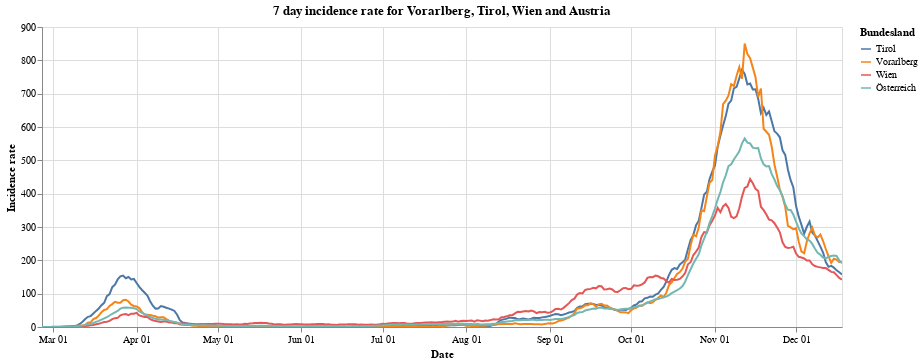

Notebook code cell kept with this figure:
### Markdown cell above
Next we have the 7 day incidence rate for states of Vorarlberg, Tirol and Wien compared to all of Austria.

### Code cell
#collapse
bars = alt.Chart(vol_tyr_wien_at).mark_line().encode(
    x=alt.X("monthdate(Time):T", axis=alt.Axis(title='Date')),
    y=alt.Y("SiebenTageInzidenzFaelle:Q", axis=alt.Axis(title='Incidence rate')),
    tooltip='Bundesland',
    color='Bundesland'
).properties(title='7 day incidence rate for Vorarlberg, Tirol, Wien and Austria', width=800).interactive()
bars
#alt.layer(bars, data=at_data).facet(alt.Row('Bundesland'), columns=1)

### Figure 1 — Vega-Lite specification as saved in the notebook (floating-point values rounded to 4 significant figures; data arrays with more than 128 entries replaced by an {"elided": "..."} marker saying what was removed)
{"config": {"view": {"continuousWidth": 400, "continuousHeight": 300}}, "data": {"name": "data-b70615726a8a7873bb874885a5d25519"}, "mark": "line", "encoding": {"color": {"type": "nominal", "field": "Bundesland"}, "tooltip": {"type": "nominal", "field": "Bundesland"}, "x": {"type": "temporal", "axis": {"title": "Date"}, "field": "Time", "timeUnit": "monthdate"}, "y": {"type": "quantitative", "axis": {"title": "Incidence rate"}, "field": "SiebenTageInzidenzFaelle"}}, "selection": {"selector090": {"type": "interval", "bind": "scales", "encodings": ["x", "y"]}}, "title": "7 day incidence rate for Vorarlberg, Tirol, Wien and Austria", "width": 800, "$schema": "https://vega.github.io/schema/vega-lite/v4.8.1.json", "datasets": {"data-b70615726a8a7873bb874885a5d25519": {"elided": "1188 records"}}}
